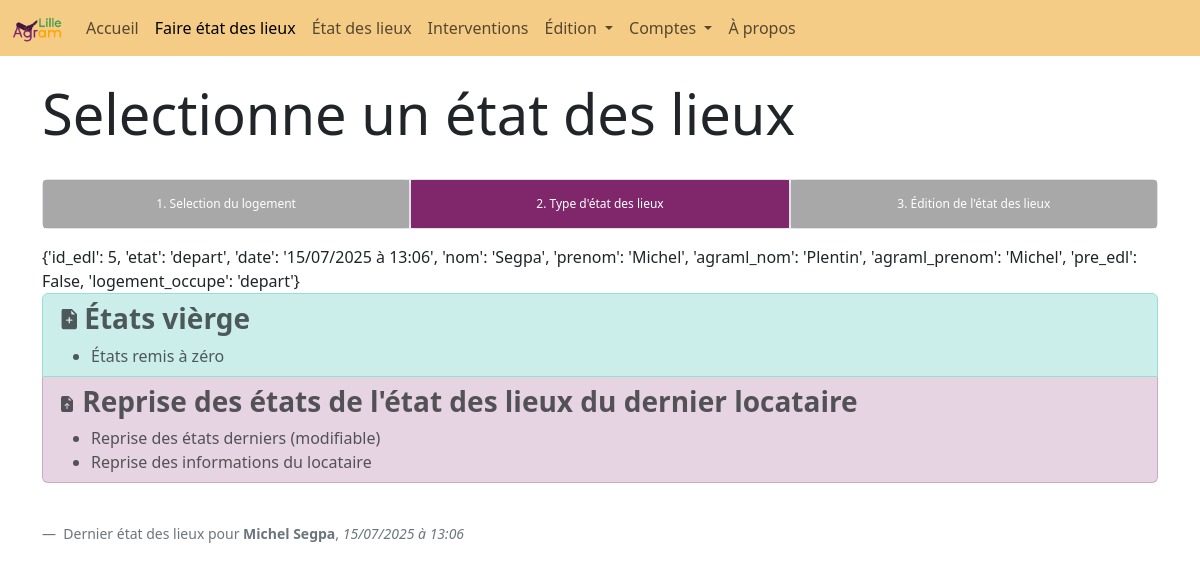
The app's page /recherche/logement-1/ (signed in), older data.
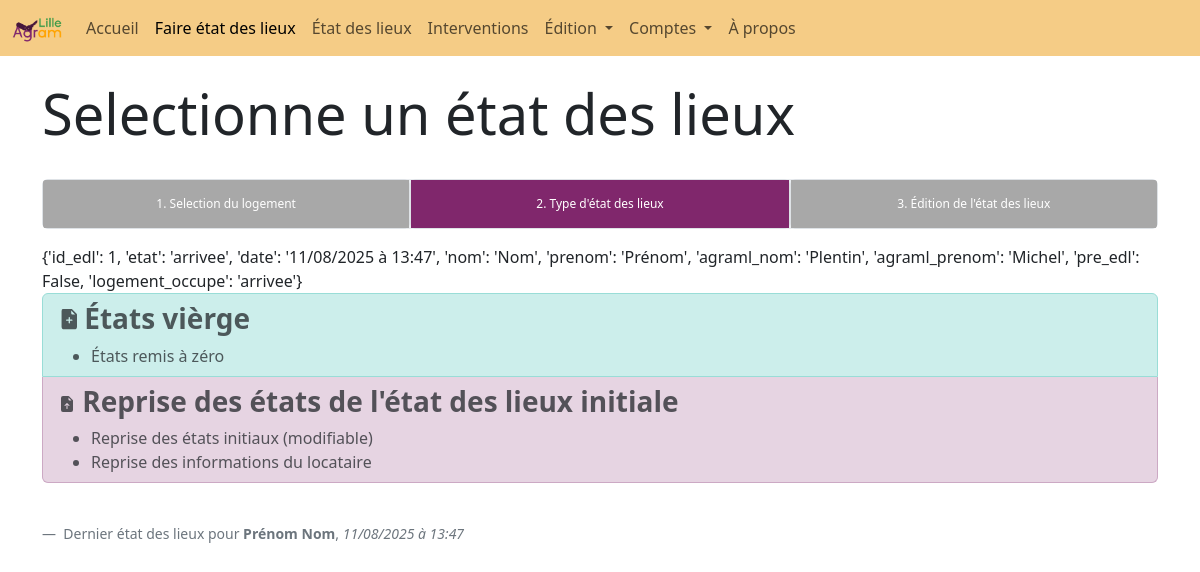
The same page, newer data.
### website/models.py (models this page shows)
class EDL(db.Model):
    __tablename__ = "edl"
    id = db.Column(db.Integer, primary_key=True)
    id_logement = db.Column(db.Integer, db.ForeignKey('logement.id'))
    effectue_par = db.Column(db.Integer, db.ForeignKey('user.id'))
    pre_edl = db.Column(db.Boolean)
    etat = db.Column(db.String(20))
    date = db.Column(db.String(100))
    nom = db.Column(db.String(100))
    prenom = db.Column(db.String(100))
    mail = db.Column(db.String(200))
    signature = db.Column(db.Text)

### website/blueprints/edl.py (the view)
@edl.route('recherche/<logement>/', methods = ['GET', 'POST'])
@login_required
def action_edl(logement):
    if request.method == 'POST':
        return request.form
    id_logement = logement.split('-')[1]
    query_logement = db.session.query(Logement).filter(Logement.id == id_logement).first()
    id_type_logement = query_logement.type_logement
    try:
        edl = getLastEtatDesLieux(id_logement)
    except:
        return redirect(f"/recherche/logement-{id_logement}/etat-new/", code=302)
    return render_template('action_logement.html', active=activePage(1),  id_logement=id_logement, user=current_user, edl=edl)

### website/__init__.py (called while the page is built)
def create_app():
    app = Flask(__name__)
    secrey_key = uuid.uuid4().hex
    app.config['SECRET_KEY'] = "meow" #secrey_key
    app.config['SQLALCHEMY_DATABASE_URI'] = f'sqlite:///{DB_NAME}'
    db.init_app(app)
    from .blueprints.views import views
    from .blueprints.auth import auth
    from .blueprints.edition import edition
    from .blueprints.edl import edl
    app.register_blueprint(views, url_prefix = '/')
    app.register_blueprint(auth, url_prefix = '/')
    app.register_blueprint(edition, url_prefix = '/')
    app.register_blueprint(edl, url_prefix = '/')
    from .models import User
    with app.app_context():
        db.create_all()
    login_manager = LoginManager()
    login_manager.login_view = 'auth.login'
    login_manager.init_app(app)
    @login_manager.user_loader
    def load_user(id):
        return User.query.get(int(id))
    return app

### website/functions.py (called while the page is built)
def tempsSecondeVersHTML(temps_seconde: float) -> str:
    temps_string_brut = datetime.fromtimestamp(temps_seconde)
    temps_string = temps_string_brut.strftime('%Y-%m-%dT%H:%M')
    return temps_string

def tempsHTMLVersHumain(temps_html: str) -> str:
    Date = temps_html.split('T')[0].split('-')
    Heure = temps_html.split('T')[1].split(':')
    annee = Date[0]
    mois = Date[1]
    jour = Date[2]
    heure = Heure[0]
    minute = Heure[1]
    return f'{jour}/{mois}/{annee} à {heure}:{minute}'

def getUser(id_user: int) -> dict:
    QueryUser = db.session.query(User).where(User.id == id_user).first()
    user = {'nom': QueryUser.nom, 'prenom': QueryUser.prenom}
    return user

def getLastEtatDesLieux(id_logement: int) -> dict:
    QueryEDL = db.session.query(EDL).filter(EDL.id_logement == id_logement).order_by(desc(EDL.date)).first()
    user = getUser(QueryEDL.effectue_par)
    edl = {'id_edl' : QueryEDL.id,
            'etat' : QueryEDL.etat,
            'date' : tempsHTMLVersHumain(tempsSecondeVersHTML(float(QueryEDL.date))),
            'nom' : QueryEDL.nom,
            'prenom' : QueryEDL.prenom,
            'agraml_nom': user['nom'],
            'agraml_prenom': user['prenom'],
            'pre_edl': QueryEDL.pre_edl,
            'logement_occupe': QueryEDL.etat}
    return edl

def activePage(id: int) -> ...:
    len = 20
    active = len * ['']
    active[id] = 'active'
    return active

### website/templates/edl/action_logement.html (shortened to what this page needs)
{% extends "base.html" %}
{% block content %}
<br>
<h1 class="display-4">Selectionne un état des lieux</h1>
<br>
<div class="progress-stacked  mb-3" style="height: 50px">
  <div class="progress border" role="progressbar" style="height: 50px; width: 33%">
    <div class="progress-bar" style="background-color: rgb(168, 168, 168);">1. Selection du logement</div>
  </div>
  <div class="progress border" role="progressbar" style="height: 50px; width: 34%">
    <div class="progress-bar">2. Type d'état des lieux</div>
  </div>
  <div class="progress border" role="progressbar" style="height: 50px; width: 33%">
    <div class="progress-bar" style="background-color: rgb(168, 168, 168);">3. Édition de l'état des lieux</div>
  </div>
</div>
{{edl}} <br>
<div class="list-group mb-2">
    <a href="etat-new/" class="list-group-item list-group-item-action list-group-item-success">
        <h3>
            <b>États vièrge</b>
        </h3>
        <ul style="margin-bottom: 0;">
        <li>États remis à zéro</li>
        </ul>
    </a>
    {% if edl.logement_occupe == 'arrivee' %}
        <a href="etat-rep/" class="list-group-item list-group-item-action list-group-item-primary">
            <h3>
                <b>Reprise des états de l'état des lieux initiale</b>
            </h3>
            <ul style="margin-bottom: 0;">
            <li>Reprise des états initiaux (modifiable)</li>
            <li>Reprise des informations du locataire</li>
            </ul>
        </a>
    {% else %}
        {% if edl.pre_edl %}
            <a href="/recolte-informations/edl-{{edl.id_edl}}" class="list-group-item list-group-item-action list-group-item-primary">
                <h3>
                    <svg xmlns="http://www.w3.org/2000/svg" width="18" height="20" fill="currentColor" class="bi bi-person-vcard-fill" viewBox="0 2 16 16">
                        <path d="M0 4a2 2 0 0 1 2-2h12a2 2 0 0 1 2 2v8a2 2 0 0 1-2 2H2a2 2 0 0 1-2-2zm9 1.5a.5.5 0 0 0 .5.5h4a.5.5 0 0 0 0-1h-4a.5.5 0 0 0-.5.5M9 8a.5.5 0 0 0 .5.5h4a.5.5 0 0 0 0-1h-4A.5.5 0 0 0 9 8m1 2.5a.5.5 0 0 0 .5.5h3a.5.5 0 0 0 0-1h-3a.5.5 0 0 0-.5.5m-1 2C9 10.567 7.21 9 5 9c-2.086 0-3.8 1.398-3.984 3.181A1 1 0 0 0 2 13h6.96q.04-.245.04-.5M7 6a2 2 0 1 0-4 0 2 2 0 0 0 4 0"/>
                    </svg>
                    <b>Renseignement du locataire</b>
                </h3>
                <ul style="margin-bottom: 0;">
                <li>Reprise des états rensignés lors du pré-état des lieux</li>
                <li>Collecte des informations du locataire</li>
                </ul>
            </a>
        {% else %}
            <a href="etat-rep/" class="list-group-item list-group-item-action list-group-item-primary">
                <h3>
                <b>Reprise des états de l'état des lieux du dernier locataire</b>
                </h3>
                <ul style="margin-bottom: 0;">
                <li>Reprise des états derniers (modifiable)</li>
                <li>Reprise des informations du locataire</li>
                </ul>
            </a>
        {% endif %}
    {% endif %}
</div>
<br>
<br>
{% if edl %}
    <figcaption class="blockquote-footer">
        Dernier état des lieux pour <b>{{edl.prenom}} {{edl.nom}}</b>, <cite title="Source Title">{{edl.date}}</cite>
    </figcaption>
{% endif %}
{% endblock %}

### website/templates/base.html (shortened to what this page needs)
<!DOCTYPE html>
<html lang="fr" data-bs-theme="{{user.mode}}">
    <head>
        <link href="{{ url_for('static', filename='bootstrap/scss/bootstrap.css')}}" rel="stylesheet">
        <link href="{{ url_for('static', filename='css/sign.css')}}" rel="stylesheet">
    </head>
    <body>
        {% if user.is_authenticated %}
        <nav class="navbar navbar-expand-lg fixed-top" style="background-color: {{user.accent_color}}">
        {% else %}
        <nav class="navbar navbar-expand-lg fixed-top" style="background-color: #bdbde2">
        {% endif %}
            <div class="container-fluid">
                <a class="navbar-brand" href="#"><img style="max-height: 50px; max-width: 50px;" src="{{ url_for('static', filename='media/agraml.png') }}"></a>
                <div class="collapse navbar-collapse" id="navbarNavDropdown">
                    <ul class="navbar-nav">
                        {% if user.is_authenticated %}
                        <li class="nav-item">
                            <a class="nav-link {{active[0]}}" href="/accueil">Accueil</a>
                        </li>
                        <li class="nav-item">
                            <a class="nav-link {{active[1]}}" href="/recherche">Faire état des lieux</a>
                        </li>
                        <li class="nav-item">
                            <a class="nav-link {{active[2]}}" href="/historique">État des lieux</a>
                        </li>
                        <li class="nav-item">
                            <a class="nav-link {{active[13]}}" href="/interventions">Interventions</a>
                        </li>
                        <li class="nav-item dropdown">
                            <a class="nav-link dropdown-toggle {{active[3]+active[4]+active[5]+active[6]+active[7]}}" href="#" role="button" data-bs-toggle="dropdown" aria-expanded="false">
                                Édition
                            </a>
                        </li>
                        <li class="nav-item dropdown">
                            <a class="nav-link dropdown-toggle {{active[8]+active[9]+active[10]}}" href="#" role="button" data-bs-toggle="dropdown" aria-expanded="false">
                                Comptes
                            </a>
                        </li>
                        {% endif %}
                        <li class="nav-item">
                            <a class="nav-link {{active[14]}}" aria-current="page" href="/about">À propos</a>
                        </li>
                    </ul>
                </div>
            </div>
        </nav>
        <div class="container">
          {%block content %}
          {% endblock %}
        </div>
    </body>
</html>

### website/templates/base.html (style rules this page uses)
body { padding-top: 56px; }

Row changes from the older to the newer data that the page shows:
removed EDL: prenom "Michel", nom "Segpa"
now on this page (row edited): EDL: prenom "Prénom", nom "Nom"
Text that changed along with them:
{{ edl }}: "{'id_edl': 5, 'etat': 'depart', 'date': '15/07/2025 à 13:06', 'nom': 'Segpa', 'prenom': 'Michel', 'agraml_nom': 'Plentin', 'agraml_prenom': 'Michel', 'pre_edl': False, 'logement_occupe': 'depart'}" → "{'id_edl': 1, 'etat': 'arrivee', 'date': '11/08/2025 à 13:47', 'nom': 'Nom', 'prenom': 'Prénom', 'agraml_nom': 'Plentin', 'agraml_prenom': 'Michel', 'pre_edl': False, 'logement_occupe': 'arrivee'}"
{{ edl.date }}: "15/07/2025 à 13:06" → "11/08/2025 à 13:47"
text no longer shown: "Reprise des états de l'état des lieux du dernier locataire Reprise des états derniers (modifiable)"
text now shown: "Reprise des états de l'état des lieux initiale Reprise des états initiaux (modifiable)"
